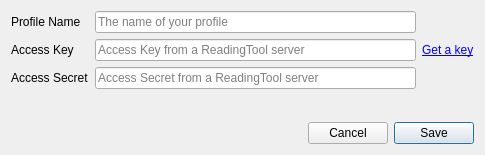
<?xml version="1.0" encoding="UTF-8"?>
<ui version="4.0">
 <class>ChangeProfile</class>
 <widget class="QWidget" name="ChangeProfile">
  <property name="geometry">
   <rect>
    <x>0</x>
    <y>0</y>
    <width>485</width>
    <height>155</height>
   </rect>
  </property>
  <property name="minimumSize">
   <size>
    <width>300</width>
    <height>140</height>
   </size>
  </property>
  <property name="windowTitle">
   <string>Form</string>
  </property>
  <layout class="QVBoxLayout" name="verticalLayout">
   <item>
    <layout class="QGridLayout" name="gridLayout">
     <item row="0" column="0">
      <widget class="QLabel" name="label">
       <property name="text">
        <string>Profile Name</string>
       </property>
      </widget>
     </item>
     <item row="0" column="1">
      <widget class="QLineEdit" name="leUsername">
       <property name="placeholderText">
        <string>The name of your profile</string>
       </property>
      </widget>
     </item>
     <item row="1" column="0">
      <widget class="QLabel" name="label_2">
       <property name="text">
        <string>Access Key</string>
       </property>
      </widget>
     </item>
     <item row="1" column="1">
      <widget class="QLineEdit" name="leAccessKey">
       <property name="toolTip">
        <string>&lt;html&gt;&lt;head/&gt;&lt;body&gt;&lt;p&gt;The &lt;span style=&quot; font-weight:600;&quot;&gt;access key&lt;/span&gt; and &lt;span style=&quot; font-weight:600;&quot;&gt;access secret&lt;/span&gt; currently allow a few extra plugin services, for example Japanese text segmentation and the creation of PDFs with unknown words as footnotes.&lt;/p&gt;&lt;p&gt;The key/secret allows you to communicate to the server without a password. You can generate as many key/secret pairs as necessary and can revoke them at any time. If a plugin needs a key/secret pair, you should generate a new one from your account at &lt;a href=&quot;http://api.readingtool.net&quot;&gt;&lt;span style=&quot; text-decoration: underline; color:#0000ff;&quot;&gt;http://api.readingtool.net&lt;/span&gt;&lt;/a&gt;&lt;/p&gt;&lt;/body&gt;&lt;/html&gt;</string>
       </property>
       <property name="placeholderText">
        <string>Access Key from a ReadingTool server</string>
       </property>
      </widget>
     </item>
     <item row="1" column="2">
      <widget class="QLabel" name="label_4">
       <property name="text">
        <string>&lt;a href=&quot;http://api.readingtool.net&quot;&gt;Get a key&lt;/a&gt;</string>
       </property>
       <property name="openExternalLinks">
        <bool>true</bool>
       </property>
      </widget>
     </item>
     <item row="2" column="0">
      <widget class="QLabel" name="label_3">
       <property name="text">
        <string>Access Secret</string>
       </property>
      </widget>
     </item>
     <item row="2" column="1">
      <widget class="QLineEdit" name="leAccessSecret">
       <property name="toolTip">
        <string>&lt;html&gt;&lt;head/&gt;&lt;body&gt;&lt;p&gt;The &lt;span style=&quot; font-weight:600;&quot;&gt;access key&lt;/span&gt; and &lt;span style=&quot; font-weight:600;&quot;&gt;access secret&lt;/span&gt; currently allow a few extra plugin services, for example Japanese text segmentation and the creation of PDFs with unknown words as footnotes.&lt;/p&gt;&lt;p&gt;The key/secret allows you to communicate to the server without a password. You can generate as many key/secret pairs as necessary and can revoke them at any time. If a plugin needs a key/secret pair, you should generate a new one from your account at &lt;a href=&quot;http://api.readingtool.net&quot;&gt;&lt;span style=&quot; text-decoration: underline; color:#0000ff;&quot;&gt;http://api.readingtool.net&lt;/span&gt;&lt;/a&gt;&lt;/p&gt;&lt;/body&gt;&lt;/html&gt;</string>
       </property>
       <property name="placeholderText">
        <string>Access Secret from a ReadingTool server</string>
       </property>
      </widget>
     </item>
    </layout>
   </item>
   <item>
    <spacer name="verticalSpacer">
     <property name="orientation">
      <enum>Qt::Vertical</enum>
     </property>
     <property name="sizeHint" stdset="0">
      <size>
       <width>20</width>
       <height>20</height>
      </size>
     </property>
    </spacer>
   </item>
   <item>
    <layout class="QHBoxLayout" name="horizontalLayout">
     <item>
      <spacer name="horizontalSpacer">
       <property name="orientation">
        <enum>Qt::Horizontal</enum>
       </property>
       <property name="sizeHint" stdset="0">
        <size>
         <width>40</width>
         <height>20</height>
        </size>
       </property>
      </spacer>
     </item>
     <item>
      <widget class="QPushButton" name="pbCancel">
       <property name="text">
        <string>Cancel</string>
       </property>
      </widget>
     </item>
     <item>
      <widget class="QPushButton" name="pbSave">
       <property name="text">
        <string>Save</string>
       </property>
       <property name="default">
        <bool>true</bool>
       </property>
      </widget>
     </item>
    </layout>
   </item>
  </layout>
  <action name="actionSave">
   <property name="text">
    <string>Save</string>
   </property>
   <property name="shortcut">
    <string>Ctrl+S</string>
   </property>
  </action>
  <action name="actionCancel">
   <property name="text">
    <string>Cancel</string>
   </property>
   <property name="shortcut">
    <string>Esc</string>
   </property>
  </action>
 </widget>
 <resources/>
 <connections>
  <connection>
   <sender>pbSave</sender>
   <signal>clicked()</signal>
   <receiver>actionSave</receiver>
   <slot>trigger()</slot>
   <hints>
    <hint type="sourcelabel">
     <x>437</x>
     <y>130</y>
    </hint>
    <hint type="destinationlabel">
     <x>-1</x>
     <y>-1</y>
    </hint>
   </hints>
  </connection>
  <connection>
   <sender>pbCancel</sender>
   <signal>clicked()</signal>
   <receiver>actionCancel</receiver>
   <slot>trigger()</slot>
   <hints>
    <hint type="sourcelabel">
     <x>356</x>
     <y>130</y>
    </hint>
    <hint type="destinationlabel">
     <x>-1</x>
     <y>-1</y>
    </hint>
   </hints>
  </connection>
 </connections>
</ui>
